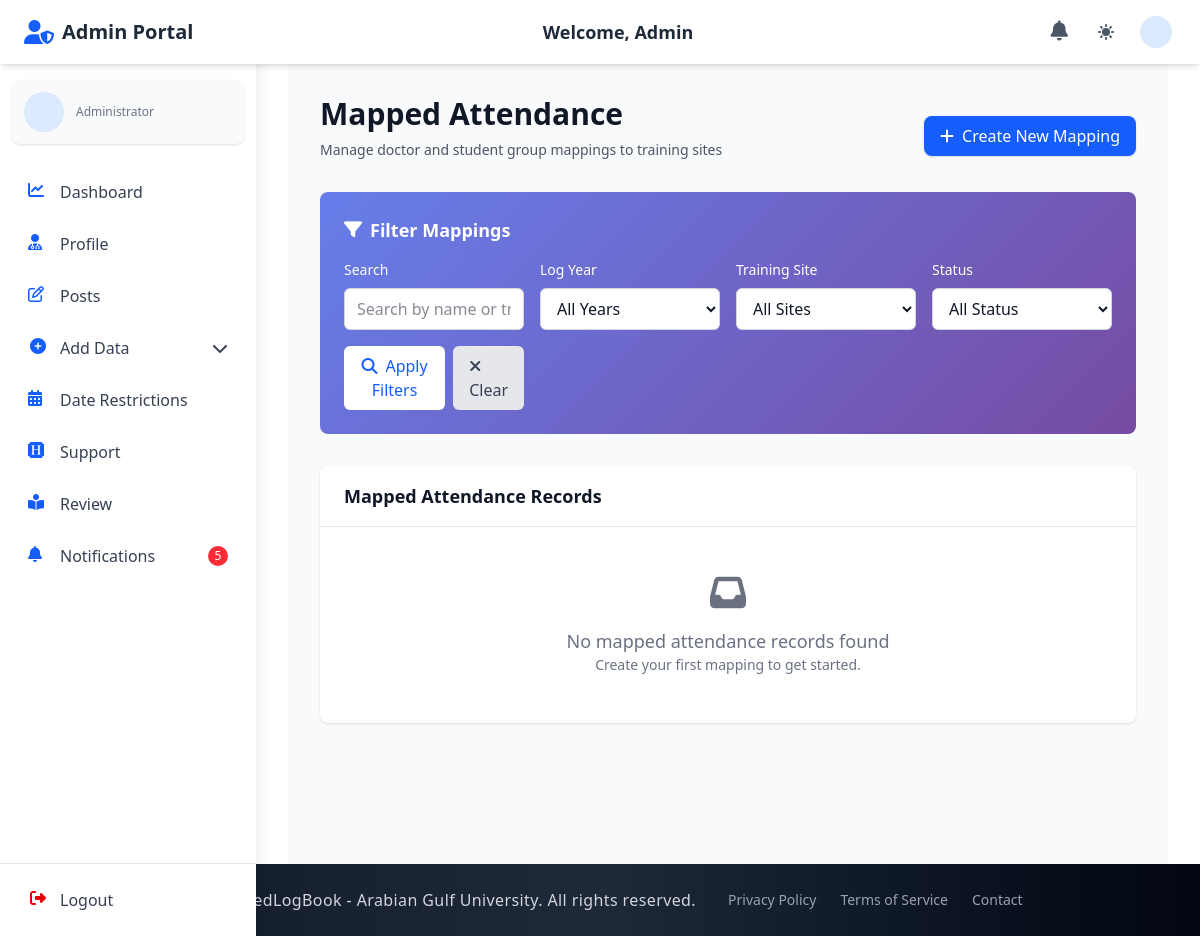
/admin_section/mapped-attendance/ (signed in), run on an earlier commit of the app's database.
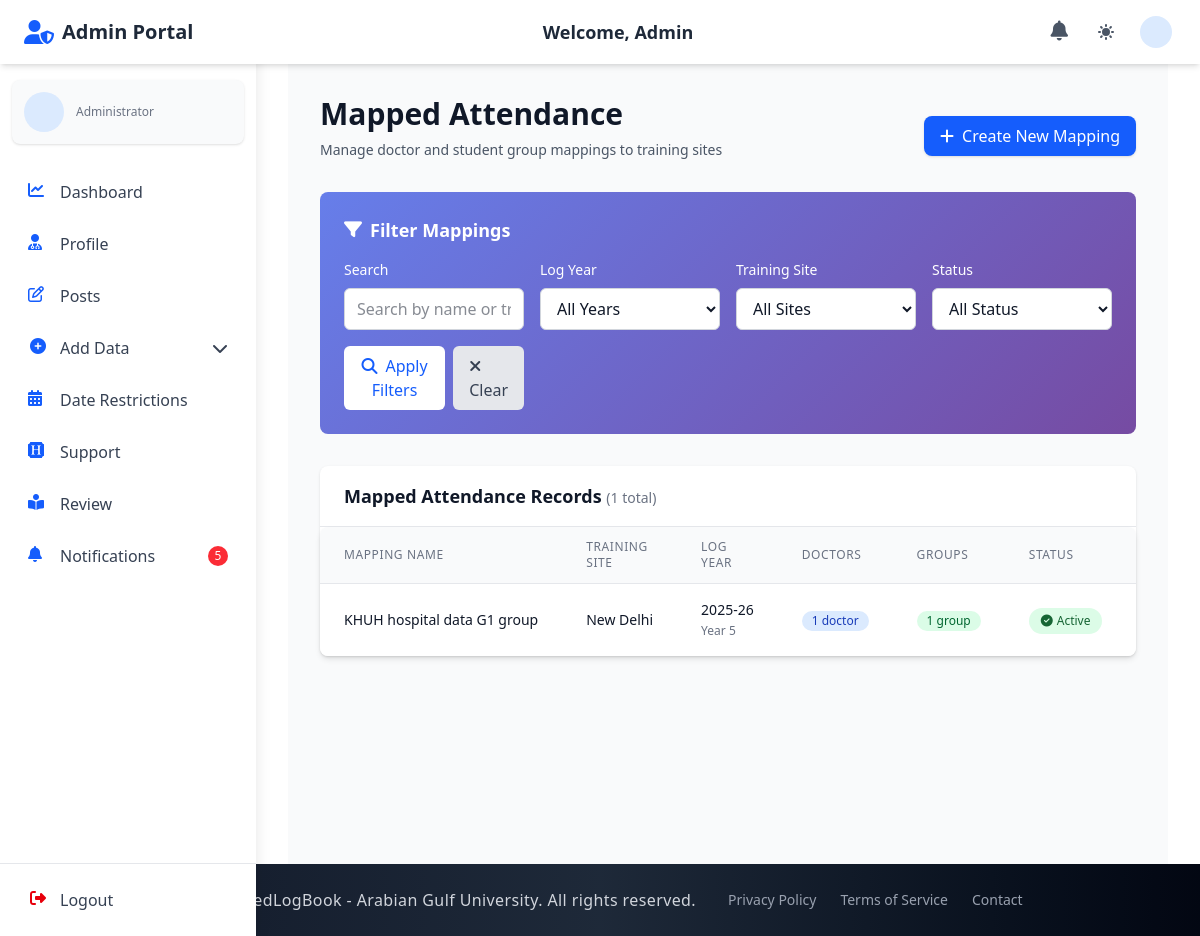
And on a later commit of the database.
### admin_section/models.py (models this page shows, shortened)
class MappedAttendance(models.Model):
    name = models.CharField(max_length=100, help_text="Name for this attendance mapping")
    training_site = models.ForeignKey(TrainingSite, on_delete=models.CASCADE, related_name='mapped_attendances')
    doctors = models.ManyToManyField('accounts.Doctor', blank=True, related_name='mapped_attendances')
    groups = models.ManyToManyField(Group, blank=True, related_name='mapped_attendances')
    log_year = models.ForeignKey(LogYear, on_delete=models.CASCADE, related_name='mapped_attendances')
    log_year_section = models.ForeignKey(
        LogYearSection,
        on_delete=models.SET_NULL,
        null=True,
        blank=True,
        related_name='mapped_attendances'
    )
    is_active = models.BooleanField(default=True)
    created_at = models.DateTimeField(auto_now_add=True)
    updated_at = models.DateTimeField(auto_now=True)
    class Meta:
        ordering = ['-created_at']
        verbose_name = "Mapped Attendance"
        verbose_name_plural = "Mapped Attendances"
        unique_together = ['name', 'training_site', 'log_year']

class TrainingSite(models.Model):
    name = models.CharField(max_length=100, unique=True)
    log_year = models.ForeignKey(LogYear, on_delete=models.CASCADE, related_name='training_sites')

class LogYear(models.Model):
    year_name = models.CharField(max_length=20, unique=True)

class LogYearSection(models.Model):
    year_section_name = models.CharField(max_length=20)
    year_name = models.ForeignKey(LogYear, on_delete=models.CASCADE, related_name="log_year_sections")
    is_deleted = models.BooleanField(default=False)

### admin_section/views_file/mapped_attendance_views.py (the view)
# urls.py: path("mapped-attendance/", mapped_attendance_list, name="mapped_attendance_list"),
@login_required
def mapped_attendance_list(request):
    search_query = request.GET.get('search', '')
    log_year_filter = request.GET.get('log_year', '')
    training_site_filter = request.GET.get('training_site', '')
    is_active_filter = request.GET.get('is_active', '')
    mappings = MappedAttendance.objects.select_related(
        'training_site', 'log_year', 'log_year_section'
    ).prefetch_related('doctors', 'groups')
    if search_query:
        mappings = mappings.filter(
            Q(name__icontains=search_query) |
            Q(training_site__name__icontains=search_query)
        )
    if log_year_filter:
        mappings = mappings.filter(log_year_id=log_year_filter)
    if training_site_filter:
        mappings = mappings.filter(training_site_id=training_site_filter)
    if is_active_filter:
        mappings = mappings.filter(is_active=is_active_filter == 'true')
    paginator = Paginator(mappings, 10)
    page_number = request.GET.get('page')
    page_obj = paginator.get_page(page_number)
    log_years = LogYear.objects.all().order_by('-year_name')
    training_sites = TrainingSite.objects.all().order_by('name')
    context = {
        'page_obj': page_obj,
        'search_query': search_query,
        'log_years': log_years,
        'training_sites': training_sites,
        'selected_log_year': log_year_filter,
        'selected_training_site': training_site_filter,
        'selected_is_active': is_active_filter,
    }
    return render(request, 'admin_section/mapped_attendance_list.html', context)

### admin_section/context_processors.py (called while the page is built)
def admin_notification_count(request):
    if request.user.is_authenticated and request.user.role == 'admin':
        try:
            admin_unread_notifications_count = AdminNotification.objects.filter(recipient=request.user, is_read=False).count()
            return {'admin_unread_notifications_count': admin_unread_notifications_count}
        except:
            pass
    return {'admin_unread_notifications_count': 0}

### doctor_section/context_processors.py (called while the page is built, shortened)
def notification_count(request):
    return {'unread_notifications_count': 0}

### staff_section/context_processors.py (called while the page is built, shortened)
def staff_notification_count(request):
    return {'staff_unread_notifications_count': 0}

### student_section/context_processors.py (called while the page is built, shortened)
def student_notification_count(request):
    return {'student_unread_notifications_count': 0}

### admin_section/templates/admin_section/mapped_attendance_list.html (shortened to what the changed rows need)
{% extends 'base.html' %}
{% load static %}
{% block navbar %}
  {% include 'components/admin_auth_navbar.html' %}
{% endblock %}
{% block content %}
<div class="min-h-screen bg-gray-50 dark:bg-gray-900 py-8">
  <div class="max-w-7xl mx-auto px-4 sm:px-6 lg:px-8">
    <div class="mb-8">
      <div class="flex flex-col sm:flex-row sm:items-center sm:justify-between">
        <div>
          <h1 class="text-3xl font-bold text-gray-900 dark:text-white">Mapped Attendance</h1>
        </div>
      </div>
    </div>
    <div class="bg-white dark:bg-gray-800 rounded-lg shadow-sm">
      <div class="px-6 py-4 border-b border-gray-200 dark:border-gray-700">
        <h3 class="text-lg font-semibold text-gray-900 dark:text-white">
          Mapped Attendance Records
          {% if page_obj.paginator.count %}
            <span class="text-sm font-normal text-gray-500 dark:text-gray-400">
              ({{ page_obj.paginator.count }} total)
            </span>
          {% endif %}
        </h3>
      </div>
      {% if page_obj %}
        <div class="table-container">
          <table class="min-w-full divide-y divide-gray-200 dark:divide-gray-700">
            <thead class="bg-gray-50 dark:bg-gray-700">
              <tr>
                <th class="px-6 py-3 text-left text-xs font-medium text-gray-500 dark:text-gray-300 uppercase tracking-wider">
                  Mapping Name
                </th>
                <th class="px-6 py-3 text-left text-xs font-medium text-gray-500 dark:text-gray-300 uppercase tracking-wider">
                  Training Site
                </th>
                <th class="px-6 py-3 text-left text-xs font-medium text-gray-500 dark:text-gray-300 uppercase tracking-wider">
                  Log Year
                </th>
                <th class="px-6 py-3 text-left text-xs font-medium text-gray-500 dark:text-gray-300 uppercase tracking-wider">
                  Doctors
                </th>
                <th class="px-6 py-3 text-left text-xs font-medium text-gray-500 dark:text-gray-300 uppercase tracking-wider">
                  Groups
                </th>
                <th class="px-6 py-3 text-left text-xs font-medium text-gray-500 dark:text-gray-300 uppercase tracking-wider">
                  Status
                </th>
                <th class="px-6 py-3 text-left text-xs font-medium text-gray-500 dark:text-gray-300 uppercase tracking-wider">
                </th>
              </tr>
            </thead>
            <tbody class="bg-white dark:bg-gray-800 divide-y divide-gray-200 dark:divide-gray-700">
              {% for mapping in page_obj %}
                <tr class="hover:bg-gray-50 dark:hover:bg-gray-700 transition-colors duration-150">
                  <td class="px-6 py-4 whitespace-nowrap">
                    <div class="text-sm font-medium text-gray-900 dark:text-white">
                      {{ mapping.name }}
                    </div>
                  </td>
                  <td class="px-6 py-4 whitespace-nowrap">
                    <div class="text-sm text-gray-900 dark:text-white">
                      {{ mapping.training_site.name }}
                    </div>
                  </td>
                  <td class="px-6 py-4 whitespace-nowrap">
                    <div class="text-sm text-gray-900 dark:text-white">
                      {{ mapping.log_year.year_name }}
                      {% if mapping.log_year_section %}
                        <br><span class="text-xs text-gray-500">{{ mapping.log_year_section.year_section_name }}</span>
                      {% endif %}
                    </div>
                  </td>
                  <td class="px-6 py-4 whitespace-nowrap">
                    <div class="text-sm text-gray-900 dark:text-white">
                      <span class="inline-flex items-center px-2.5 py-0.5 rounded-full text-xs font-medium bg-blue-100 text-blue-800">
                        {{ mapping.doctors.count }} doctor{{ mapping.doctors.count|pluralize }}
                      </span>
                    </div>
                  </td>
                  <td class="px-6 py-4 whitespace-nowrap">
                    <div class="text-sm text-gray-900 dark:text-white">
                      <span class="inline-flex items-center px-2.5 py-0.5 rounded-full text-xs font-medium bg-green-100 text-green-800">
                        {{ mapping.groups.count }} group{{ mapping.groups.count|pluralize }}
                      </span>
                    </div>
                  </td>
                  <td class="px-6 py-4 whitespace-nowrap">
                    {% if mapping.is_active %}
                      <span class="status-badge status-active">
                        <i class="fas fa-check-circle mr-1"></i>Active
                      </span>
                    {% else %}
                      <span class="status-badge status-inactive">
                        <i class="fas fa-times-circle mr-1"></i>Inactive
                      </span>
                    {% endif %}
                  </td>
                  <td class="px-6 py-4 whitespace-nowrap text-sm font-medium">
                  </td>
                </tr>
              {% endfor %}
            </tbody>
          </table>
        </div>
      {% else %}
        <div class="px-6 py-12 text-center">
          <div class="text-gray-500 dark:text-gray-400">
            <i class="fas fa-inbox text-4xl mb-4"></i>
            <p class="text-lg font-medium">No mapped attendance records found</p>
            <p class="text-sm">Create your first mapping to get started.</p>
          </div>
        </div>
      {% endif %}
    </div>
  </div>
</div>
{% endblock %}

What changed in the data, as far as the page shows it:
added MappedAttendance: name "KHUH hospital data G1 group", training_site.name "New Delhi", log_year.year_name "2025-26", log_year_section.year_section_name "Year 5", doctors.count "1", groups.count "1", is_active True (drawn)
Also different on the page:
{{ page_obj.paginator.count }}: (not shown) → "1"
text no longer shown: "No mapped attendance records found Create your first mapping to get started."
text now shown: "( total) MAPPING NAME TRAINING SITE LOG YEAR DOCTORS GROUPS STATUS"
